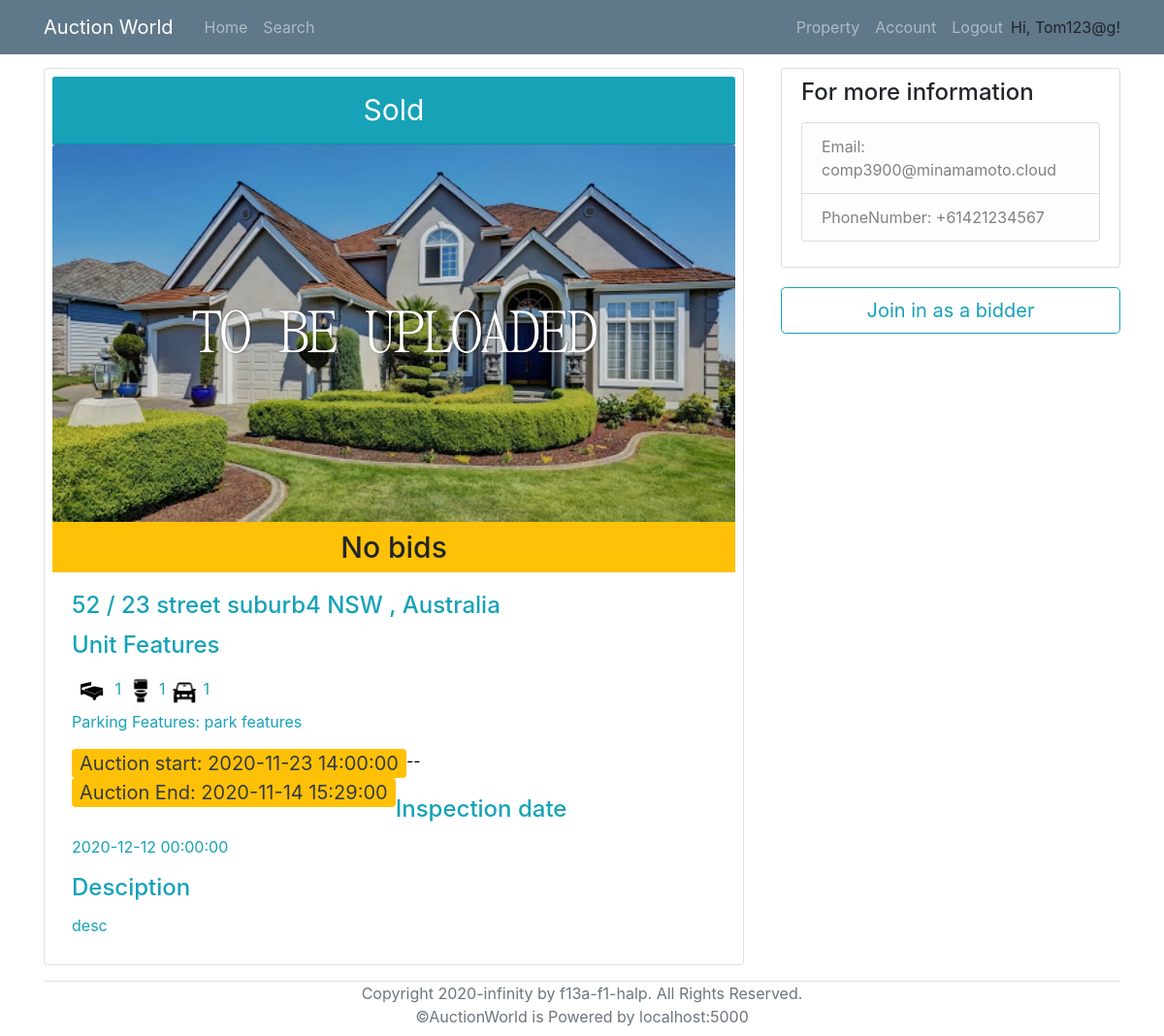
Before: /viewProperty/4 (signed in) with the older database file.
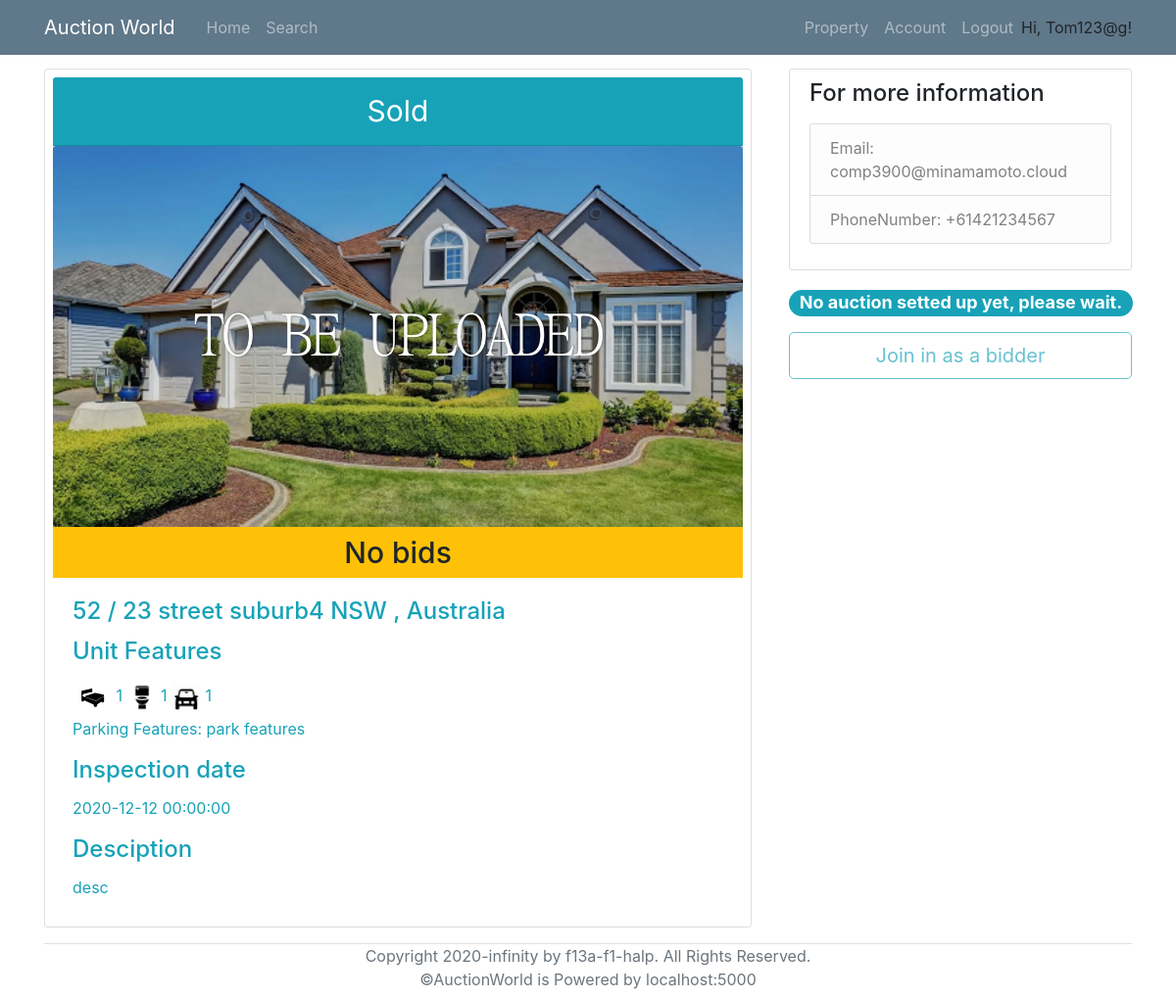
After: the same page with the newer database file.
### models.py (models this page shows, shortened)
class AuctionDetails(db.Model):
    __tablename__ = 'AuctionDetails'
    id = db.Column(db.Integer, primary_key=True)
    AuctionStart = db.Column(db.DateTime, nullable=False)
    AuctionEnd = db.Column(db.DateTime, nullable=False)
    ReservePrice = db.Column(db.Float, nullable=False)
    MinBiddingGap = db.Column(db.Float, nullable=False)
    PropertyID = db.Column(db.String, db.ForeignKey('Property.id'), unique=True, nullable=False)
    SellerID = db.Column(db.Integer, db.ForeignKey('User.id'), nullable=False)

### routes.py (the view)
@app.route('/viewProperty/<property_id>', methods=['POST','GET'])
def viewProperty(property_id):
    property_info = Property.query.filter_by(id=property_id).first_or_404()
    seller = User.query.get(property_info.seller)
    auction = AuctionDetails.query.filter_by(PropertyID = property_id).first()
    if auction:
        highestBid = Bid.query.filter_by(AuctionID = auction.id).order_by(desc(Bid.Amount)).first()
        registered = RegisteredAssociation.query.filter_by(PropertyID = property_id, RegisteredBidderID=current_user.id).first()
        if datetime.now() < auction.AuctionStart or datetime.now()>auction.AuctionEnd:
            remainingTime = None
        else:
            remainingTime = humanfriendly.format_timespan(auction.AuctionEnd - datetime.now())
    else:
        highestBid = None
        registered = None
        remainingTime = None
    return render_template('viewProperty.html', title='View Property', property=property_info, seller= seller, auction=auction, highestBid=highestBid, registered=registered, remainingTime=remainingTime)

### models.py (called while the page is built)
@login_manager.user_loader
def load_user(id):
    return User.query.get(id)

### templates/viewProperty.html (shortened to what the changed rows need)
{% extends "base.html" %}
{% block content %}
<div class="row">
    {% if current_user.id != seller.id %}
        <div class="col-md-8">
            <div class="card p-2 col-md-3.8 mr-2 mb-3">
    {% else %}
        <div class="col-md-10">
            <div class="card p-2 col-md-3.8 ml-3 mr-2 mb-3">
    {% endif %}
                    <div class="card-body text-info">
                        <h4 class="card-title">
                            {% if property.add_unit %}
                                {{property.add_unit}} /
                            {% endif %}
                            {{property.add_num}} {{property.add_name}} {{property.add_suburb}} {{property.add_state}} {{property.pc}}, Australia
                        </h4>
                        <h4 class="card-title">{{property.property_type}} Features </h4>
                        <p class="card-text">
							<span><img src="/static/icons/bedicon.png" alt="Card image cap" style="width:40px; height: 40px;"> {{property.num_bedrooms}}</span>
							<span><img src="/static/icons/restroom.png" alt="Card image cap" style="width:30px; height: 30px;"> {{property.num_bedrooms}}</span>
                            <span><img src="/static/icons/car.png" alt="Card image cap" style="width:30px; height: 30px;"> {{property.num_parking}}</span> <br>
                            <span>Parking Features: {{property.parking_features}}</span>
                        </p>
                        {% if auction.AuctionStart and auction.AuctionEnd %}
                            <p class="text-dark bg-warning rounded pl-2 pr-2 mb-0" style="float: left; font-size: 20px;"> Auction start: {{auction.AuctionStart}} </p>
                            <p style="float: left; color: black;" class="mb-0">--</p>
                            <p class="text-dark bg-warning rounded pl-2 pr-2 mb-0" style="float: left; font-size: 20px;"> Auction End: {{auction.AuctionEnd}} </p> <br><br>
                        {% endif %}
                        <h4 class="card-title">Inspection date</h4>
                        {% if property.inspection_date %}
                            <p class="card-text">{{property.inspection_date}}</p>
                        {% else %}
                            <p class="card-text">The inspection date has not been setted up yet, please wait or you can contact us to make a schedule for you to visit.</p>
                        {% endif %}
                        <h4 class="card-title"> Desciption </h4>
                        <p class="card-text">{{property.description}}</p>
                    </div>
                </div>
    </div>
    {% if current_user.id != seller.id %}
        <div class="col-md-4">
            <div class="content-section">
                <h4>For more information</h4>
                <p class='text-muted'>
                </p>
            </div>
            {% if auction %}
                {% if registered %}
                <a href="{{ url_for( 'viewAuction', AuctionID_= auction.id ) }}" >
                    <button class ="btn btn-outline-info btn-lg" style="width: 100%;" type="submit" >Place a Bid</button>
                </a>
                {% else %}
                <a href="{{ url_for( 'viewAuction', AuctionID_= auction.id ) }}" >
                    <button class ="btn btn-outline-info btn-lg" style="width: 100%;" type="submit" > Join in as a bidder</button>
                </a>
                {% endif %}
            {% else %}
                <p class="badge badge-pill badge-info" style="font-size: 18px;">No auction setted up yet, please wait.</p>
                <a href="{{ url_for( 'viewAuction', AuctionID_= auction.id ) }}" >
                    <button class ="btn btn-outline-info btn-lg" style="width: 100%;" type="submit" disabled> Join in as a bidder</button>
                </a>
            {% endif %}
        </div>
    {% endif %}
</div>
{% endblock %}

Changed rows visible on the page:
no longer on this page (row edited): AuctionDetails: AuctionStart "2020-11-23 14:00:00", AuctionEnd "2020-11-14 15:29:00"
Other visible differences:
text no longer shown: "Auction start: -- Auction End:"
text now shown: "No auction setted up yet, please wait."
